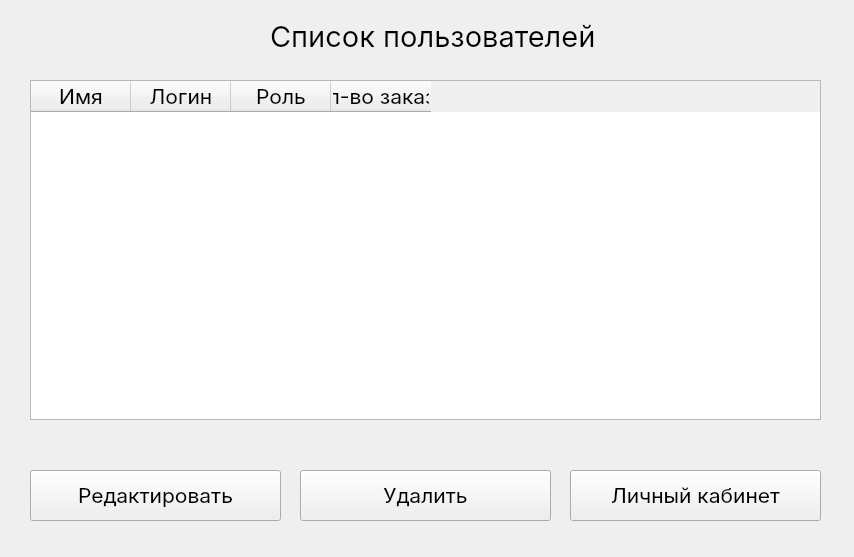
<?xml version="1.0" encoding="UTF-8"?>
<ui version="4.0">
 <class>ListUsersWindow</class>
 <widget class="QWidget" name="ListUsersWindow">
  <property name="geometry">
   <rect>
    <x>0</x>
    <y>0</y>
    <width>854</width>
    <height>557</height>
   </rect>
  </property>
  <property name="sizePolicy">
   <sizepolicy hsizetype="Fixed" vsizetype="Fixed">
    <horstretch>0</horstretch>
    <verstretch>0</verstretch>
   </sizepolicy>
  </property>
  <property name="windowTitle">
   <string>Form</string>
  </property>
  <widget class="QPushButton" name="edit_button">
   <property name="geometry">
    <rect>
     <x>30</x>
     <y>470</y>
     <width>251</width>
     <height>51</height>
    </rect>
   </property>
   <property name="font">
    <font>
     <family>Inter</family>
     <pointsize>16</pointsize>
    </font>
   </property>
   <property name="text">
    <string>Редактировать</string>
   </property>
  </widget>
  <widget class="QLabel" name="list_users_label">
   <property name="geometry">
    <rect>
     <x>270</x>
     <y>10</y>
     <width>421</width>
     <height>51</height>
    </rect>
   </property>
   <property name="font">
    <font>
     <family>Inter</family>
     <pointsize>22</pointsize>
    </font>
   </property>
   <property name="text">
    <string>Список пользователей</string>
   </property>
  </widget>
  <widget class="QPushButton" name="go_area_button">
   <property name="geometry">
    <rect>
     <x>570</x>
     <y>470</y>
     <width>251</width>
     <height>51</height>
    </rect>
   </property>
   <property name="font">
    <font>
     <family>Inter</family>
     <pointsize>16</pointsize>
    </font>
   </property>
   <property name="text">
    <string>Личный кабинет</string>
   </property>
  </widget>
  <widget class="QTableWidget" name="users_table_widget">
   <property name="geometry">
    <rect>
     <x>30</x>
     <y>80</y>
     <width>791</width>
     <height>340</height>
    </rect>
   </property>
   <property name="editTriggers">
    <set>QAbstractItemView::NoEditTriggers</set>
   </property>
   <property name="selectionMode">
    <enum>QAbstractItemView::SingleSelection</enum>
   </property>
   <property name="selectionBehavior">
    <enum>QAbstractItemView::SelectRows</enum>
   </property>
   <property name="gridStyle">
    <enum>Qt::SolidLine</enum>
   </property>
   <attribute name="verticalHeaderVisible">
    <bool>false</bool>
   </attribute>
   <column>
    <property name="text">
     <string>Имя</string>
    </property>
    <property name="font">
     <font>
      <family>Inter</family>
      <pointsize>16</pointsize>
     </font>
    </property>
    <property name="background">
     <color>
      <red>255</red>
      <green>255</green>
      <blue>255</blue>
     </color>
    </property>
   </column>
   <column>
    <property name="text">
     <string>Логин</string>
    </property>
    <property name="font">
     <font>
      <family>Inter</family>
      <pointsize>16</pointsize>
     </font>
    </property>
    <property name="foreground">
     <brush brushstyle="NoBrush">
      <color alpha="255">
       <red>255</red>
       <green>255</green>
       <blue>255</blue>
      </color>
     </brush>
    </property>
   </column>
   <column>
    <property name="text">
     <string>Роль</string>
    </property>
    <property name="font">
     <font>
      <family>Inter</family>
      <pointsize>16</pointsize>
     </font>
    </property>
   </column>
   <column>
    <property name="text">
     <string>Кол-во заказов</string>
    </property>
    <property name="font">
     <font>
      <family>Inter</family>
      <pointsize>16</pointsize>
     </font>
    </property>
    <property name="background">
     <color>
      <red>255</red>
      <green>255</green>
      <blue>255</blue>
     </color>
    </property>
   </column>
  </widget>
  <widget class="QPushButton" name="delete_button">
   <property name="geometry">
    <rect>
     <x>300</x>
     <y>470</y>
     <width>251</width>
     <height>51</height>
    </rect>
   </property>
   <property name="font">
    <font>
     <family>Inter</family>
     <pointsize>16</pointsize>
    </font>
   </property>
   <property name="text">
    <string>Удалить</string>
   </property>
  </widget>
 </widget>
 <resources/>
 <connections/>
</ui>
